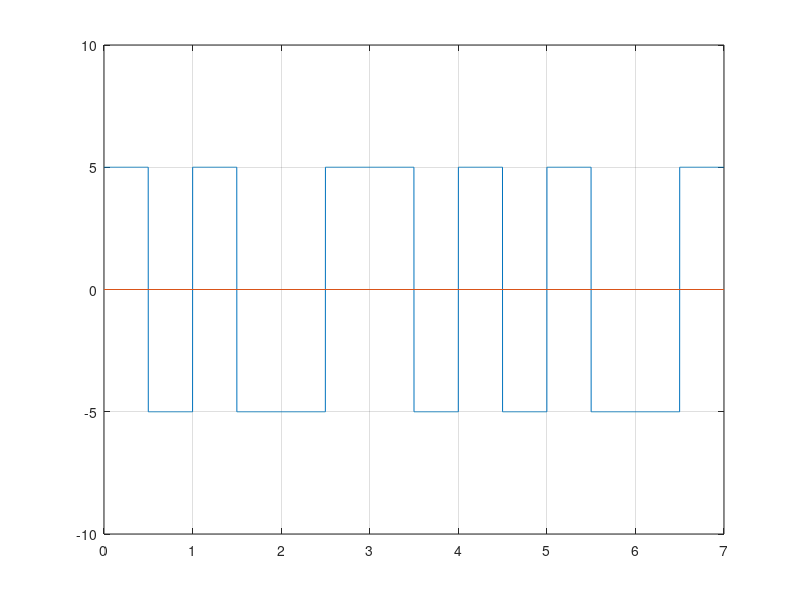

MATLAB code for this plot:
clc; #... Clear command line
clear all; #... Clear variables
close all; #... Clear figures

bits = [1 0 1 1 0 0 1];

#... Modulation
bitrate = 1;
voltage = 5;

sampling_rate = 1000;
sampling_time = 1/sampling_rate;

end_time = length(bits)/bitrate;
time = 0:sampling_time:end_time;

index = 1;
#... Assume that last state was positive
sign = 1; #... Indicates inversion
if bits(index) == 0
    sign = -1*sign;
endif

for i = 1:length(time)
    if time(i)*bitrate < index-(bitrate/2)
        modulation(i) = sign*voltage;
    else
        modulation(i) = -sign*voltage;
    endif
    if time(i)*bitrate >= index
        index = index+1;
        #... Inversion when next bit "0"
        if index <= length(bits) && bits(index) == 1
            sign = -1*sign;
        endif
    endif
endfor

plot(time, modulation);
axis([0 end_time -voltage-5 voltage+5]);
line([0 end_time], [0,0]);
grid on;

#... Demodulation
index = 1;
last = voltage;

for i = 1:length(modulation)
    if modulation(i) == last && time(i)*bitrate < index-(bitrate/2)
        demodultaion(index) = 1;
    endif
    if modulation(i) != last && time(i)*bitrate < index-(bitrate/2)
        demodultaion(index) = 0;
    endif
    if time(i)*bitrate >= index
        last = modulation(i);
        index = index+1;
    endif
endfor

disp(demodultaion);
